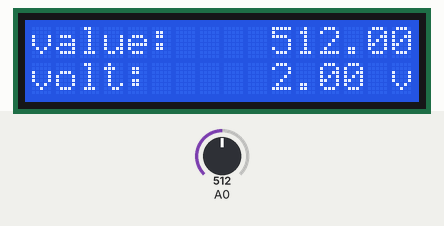
Simulated run of this sketch. Board: Arduino Uno, built with avr-gcc and run on an emulated ATmega328P. Parts: 16×2 character LCD. The inputs (shaded band) are chosen by the test bench; at power-on: A0 = 512.

Above: at 1.2 s.
1.3 s: A0 set to 716
At 2.7 s:
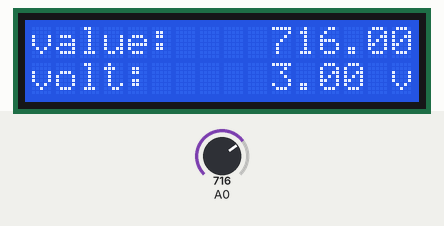
3.0 s: A0 set to 900
At 3.6 s:
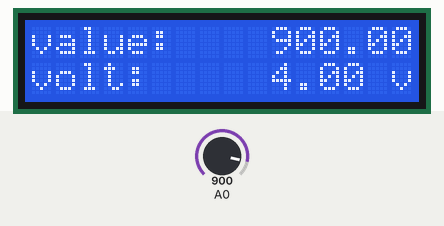
4.6 s: A0 set to 1023
At 5.5 s:
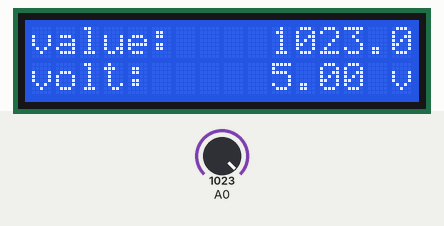
6.1 s: A0 set to 988
At 7.4 s:
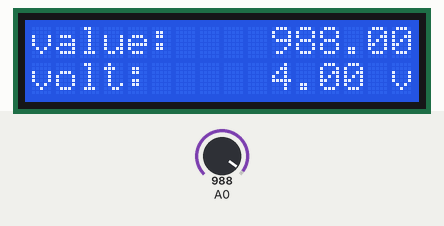
Timing chart, 0 to 9.1 s (numbered marks = the images above; inputs shaded):
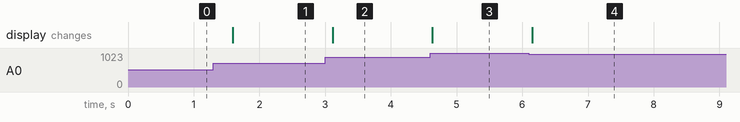

Measured:
- after the input at 1.3 s, the display: changes after 0.29 s (image 1)
- after the input at 3.0 s, the display: changes after 0.11 s (image 2)
- after the input at 4.6 s, the display: changes at once (image 3)
- after the input at 6.1 s, the display: changes after 0.05 s (image 4)

The sketch:

myProject2.ino
```cpp
#include <LiquidCrystal.h>

LiquidCrystal lcd (2, 3, 4, 5, 6, 7);

void setup() {
  lcd.begin(16, 2);
  lcd.clear();
}

void loop() {
  lcd.clear();
  float value = analogRead(A0);
  float volt = map(value, 0.0, 1023.0, 0.0, 5.0);

  lcd.print("value: ");
  lcd.setCursor(10, 0);
  lcd.print(value);
  lcd.setCursor(0, 1);
  lcd.print("volt: ");
  lcd.setCursor(10, 1);
  lcd.print(volt);
  lcd.print(" v");
  delay(500);
}
```
